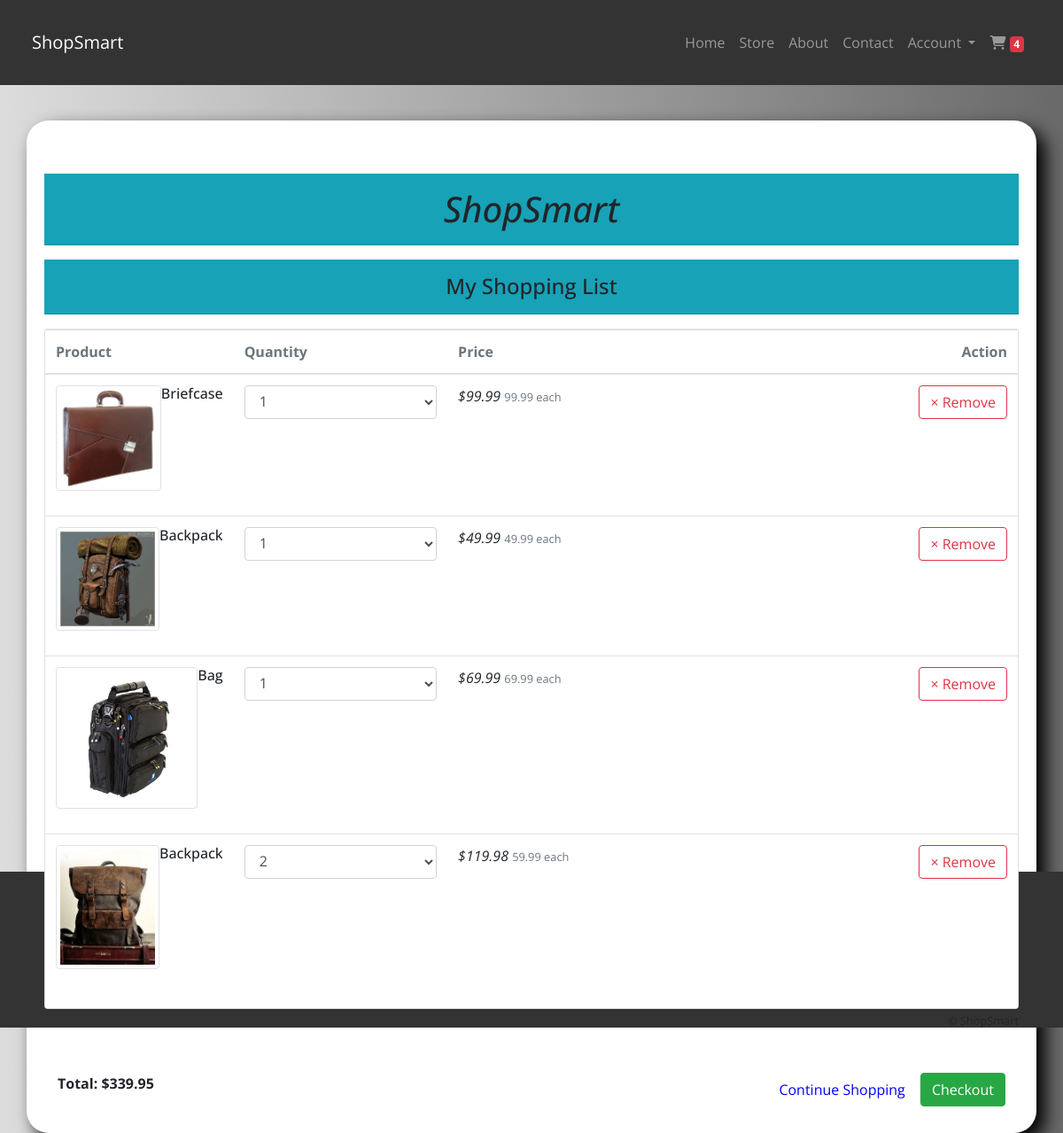
The page /cart (signed in) on the database its author committed.
### tables.py (models this page shows, shortened)
class Cart(db.Model):
    cartid = db.Column(db.Integer, primary_key=True)
    custID = db.Column(db.Integer)
    prodID = db.Column(db.Integer)
    quantity = db.Column(db.Integer)

### server.py (the view, shortened to what this page needs)
@app.route('/cart', methods=['GET', 'POST'])
def cart():
	if current_user.is_authenticated:
		cart=getCart(current_user.get_id())
		prods=[]
		for i in cart:
			prods.append(Product.query.filter_by(prodID=i.prodID).first())
		return render_template('cart.html', user=current_user, cart=len(cart), contents=cart, prods=prods)
	return render_template('cart.html')

### crud.py (called while the page is built)
def getCart(custID):
	return Cart.query.filter_by(custID=custID).all()

### server.py (called while the page is built)
@login.user_loader
def load_user(user_id):
	return User.query.get(user_id)

### tables.py (called while the page is built)
    def get_id(self):
        return (self.custID)

### templates/cart.html (shortened to what this page needs)
{%  extends "base.html" %}
{%  block content   %}
<div class="container-fluid">
    <div class="container">
        <br>
        <h1 class="card-header bg-info text-center py-3 my-3 logo ">ShopSmart</h1>
        <h4 class="card-header bg-info text-center py-3 my-3">My Shopping List</h4>
        <div class="card ">
            <table class="table table-hover shopping-cart-wrap ">
                <thead class="text-muted ">
                    <tr >
                        <th scope="col">Product</th>
                        <th scope="col" width="120">Quantity</th>
                        <th scope="col" width="120">Price</th>
                        <th scope="col" width="200" class="text-right">Action</th>
                    </tr>
                </thead>
                <tbody>
					{% set ns = namespace(total=0.00) %}
					{% for item in contents %}
					{% set product = prods|selectattr('prodID', '==', item.prodID)|list|last %}
                    <tr>
                        <td width="100">
                            <figure class="media">
                                <div class="img-wrap"><img src="../static/stocks/{{item.prodID}}.jpg"
                                        class="img-thumbnail img-sm"></div>
                                <figcaption class="media-body">
                                    <h6 class="title text-truncate">{{product.name}}</h6>
                                </figcaption>
                            </figure>
                        </td>
                        <td>
							<form action="{{request.path}}" method="POST">
								<select name="{{product.prodID}}" class="form-control" autocomplete="off" onchange="this.form.submit()">
									{% for i in range(1,product.curinv+1) %}
										{% if i == item.quantity %}
											<option value="{{i}}" selected >{{i}}</option>
										{% else %}
											<option value="{{i}}">{{i}}</option>
										{% endif %}
									{% endfor %}
								</select>
							</form>
                        </td>
                        <td>
                            <div class="price-wrap">
                                <var class="price">${{product.price * item.quantity}}</var>
                                <small class="text-muted">{{product.price}} each</small>
								{% set ns.total = ns.total + (product.price * item.quantity)|float %}
                            </div>
                        </td>
                        <td class="text-right">
							<form action='{{request.path}}' method='post'>
								<button type='submit' class="btn btn-outline-danger" name='remove' value={{product.prodID}}> × Remove</button>
							</form>
                        </td>
                    </tr>
					{% endfor %}
                </tbody>
            </table>
        </div>
        <div class="panel-footer text-right">
        <small>&copy; ShopSmart</small>
    </div>
        <div class="col-md-12 my-4  py-4">
			<div class="float-left">
				<b>Total: ${{ns.total}}</b>
			</div>
            <div class="float-right">
                <a href="{{url_for('store')}}" class="btn link">Continue Shopping</a>
                <a href="{{url_for( 'checkout' )}}" class="btn btn-success">Checkout</a>
            </div>
        </div>
    </div>
        </div>
{%  endblock    %}

### templates/base.html (shortened to what this page needs)
<!DOCTYPE html>
<html lang="en">
<head>
    <link rel="stylesheet" href="https://stackpath.bootstrapcdn.com/bootstrap/4.5.0/css/bootstrap.min.css"
>
    <link rel="stylesheet" href="{{ url_for('static',filename='styles/style_homepage.css') }}">
    <link rel="stylesheet" href="{{ url_for('static',filename='styles/login_form.css') }}">
    <link rel="stylesheet" href="https://stackpath.bootstrapcdn.com/font-awesome/4.7.0/css/font-awesome.min.css">
</head>
    <header>
        <nav class="navbar navbar-expand-lg navbar-dark navbar-inverse">
            <a class="navbar-brand" href="/home">ShopSmart</a>
            <div class="collapse navbar-collapse" id="navbarNavDropdown">
                <ul class="navbar-nav ml-auto">
                    <li class="nav-item">
                        <a class="nav-link" href="/home">Home</a>
                    </li>
                    <li class="nav-item">
                        <a class="nav-link" href="/store">Store</a>
                    </li>
                    <li class="nav-item">
                        <a class="nav-link" href="/about">About</a>
                    </li>
                    <li class="nav-item">
                        <a class="nav-link" href="/contact">Contact</a>
                    </li>
                    <li class="nav-item dropdown">
                        <a class="nav-link dropdown-toggle" href="#" id="navbarDropdownMenuLink" role="button" data-toggle="dropdown" aria-haspopup="true" aria-expanded="false">
                            Account
                        </a>
                    </li>
                    <li class="nav-item">
                        <a class="nav-link" href="/cart"><i class="fas fa-shopping-cart"></i> <span id="cart-item" class="badge badge-danger">{{cart}}</span></a>
                    </li>
                </ul>
            </div>
        </nav>
    </header>
	<body>
    {% block content %}{% endblock %}
	</body>
	<footer class="my-5">
        <h1>University of Alabama at Birmingham &copy; AdvWebDesignProj</h1>
    </footer>
</html>

### static/styles/style_homepage.css (style rules this page uses)
body { font-family: 'Open Sans', sans-serif; }
header, footer { background-color: #333; color: white; padding: 20px; text-align: center; }

### templates/cart.html (style rules this page uses)
body { background: linear-gradient(to right, #DCDCDC, #696969); background-size: 100%; }
.container-fluid { width: 100%; height: 100vh; }
.container { top: 200vh; background: #fff; margin-top: 40px; padding: 20px; border-radius: 25px; box-shadow: 10px 10px 20px 0px #000; }
.link { color: Blue; }
h1 { padding: 40px; font-style: italic; }
input, button { display: inline-block; padding: 10px; }

### rows shown on the page
Cart: shows a picture, name "Briefcase", quantity "1", product.price*item.quantity "99.99", price "99.99", {{ product.prodID }} 2 (drawn)
Cart: shows a picture, name "Backpack", quantity "1", product.price*item.quantity "49.99", price "49.99", {{ product.prodID }} 3 (drawn)
Cart: shows a picture, name "Bag", quantity "1", product.price*item.quantity "69.99", price "69.99", {{ product.prodID }} 4 (drawn)
Cart: shows a picture, name "Backpack", quantity "2", product.price*item.quantity "119.98", price "59.99", {{ product.prodID }} 1 (drawn)

### other values the page prints
{{ cart }} "4"
{{ ns.total }} "339.95"
